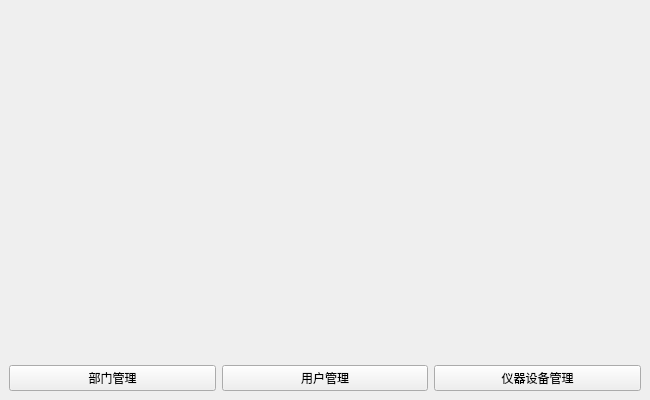
<?xml version="1.0" encoding="UTF-8"?>
<ui version="4.0">
 <class>GZSystem</class>
 <widget class="QMainWindow" name="GZSystem">
  <property name="geometry">
   <rect>
    <x>0</x>
    <y>0</y>
    <width>650</width>
    <height>400</height>
   </rect>
  </property>
  <property name="windowTitle">
   <string>仪器设备管理系统(国资用户)</string>
  </property>
  <property name="styleSheet">
   <string notr="true">#GZSystem{border-image: url(:/pic/picture/background.jpg);}</string>
  </property>
  <widget class="QWidget" name="centralwidget">
   <layout class="QVBoxLayout" name="verticalLayout">
    <item>
     <spacer name="verticalSpacer">
      <property name="orientation">
       <enum>Qt::Vertical</enum>
      </property>
      <property name="sizeHint" stdset="0">
       <size>
        <width>20</width>
        <height>351</height>
       </size>
      </property>
     </spacer>
    </item>
    <item>
     <layout class="QHBoxLayout" name="horizontalLayout">
      <item>
       <widget class="QPushButton" name="pushButton">
        <property name="text">
         <string>部门管理</string>
        </property>
       </widget>
      </item>
      <item>
       <widget class="QPushButton" name="pushButton_2">
        <property name="text">
         <string>用户管理</string>
        </property>
       </widget>
      </item>
      <item>
       <widget class="QPushButton" name="pushButton_3">
        <property name="text">
         <string>仪器设备管理</string>
        </property>
       </widget>
      </item>
     </layout>
    </item>
   </layout>
  </widget>
 </widget>
 <resources/>
 <connections/>
</ui>
